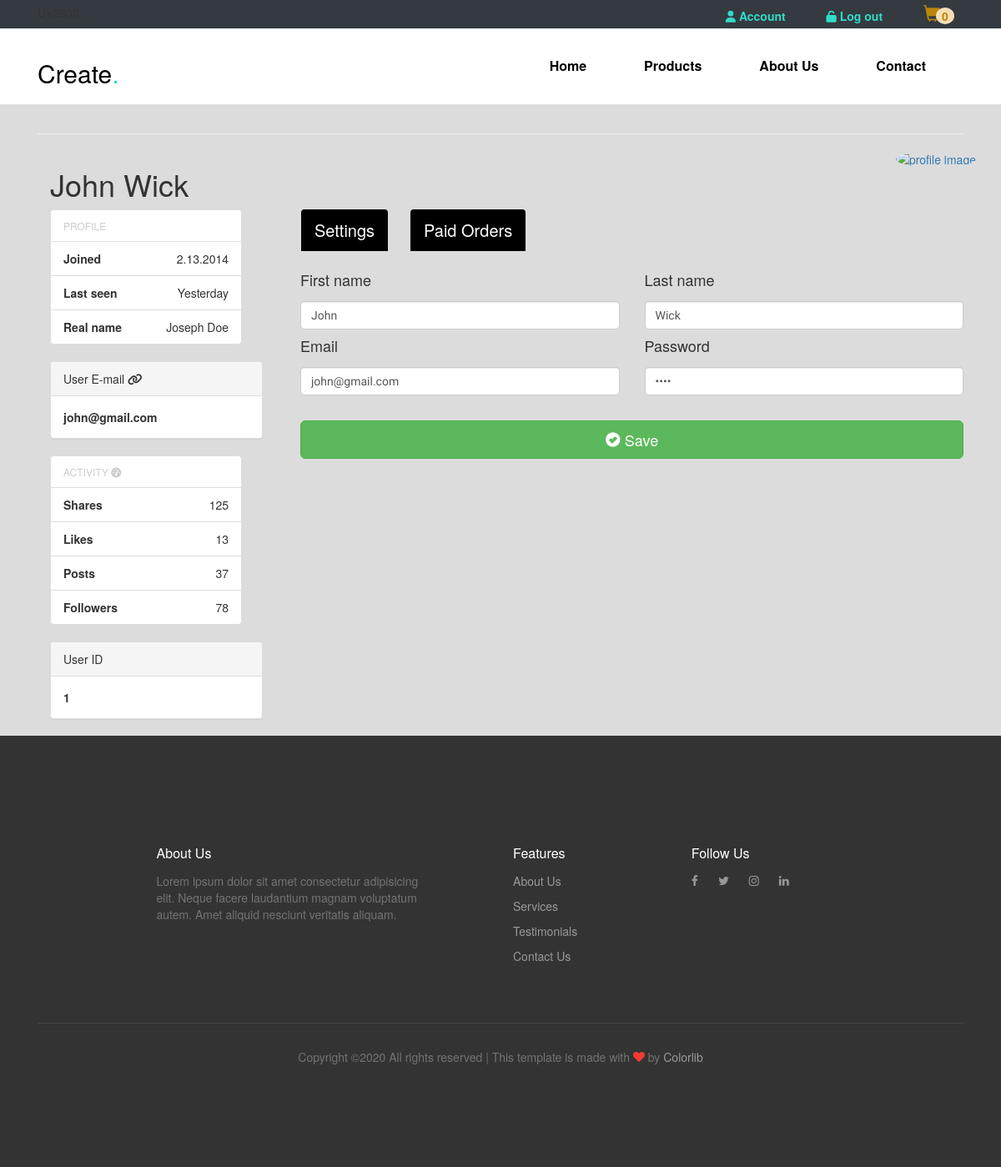
The app's page /userProfile (signed in) with its own data.
### tables this page shows
CREATE TABLE `users` (
  `id` int(11) NOT NULL,
  `first_name` varchar(100) NOT NULL,
  `last_name` varchar(250) NOT NULL,
  `email` varchar(100) NOT NULL,
  `password` varchar(100) NOT NULL,
  `role` varchar(100) NOT NULL,
  `cookie_key` varchar(100) NOT NULL
);

### application/components/View.php (called while the page is built, shortened)
<?php
class View
{
    public $basePath = "application/views/";
    protected $layout;
    public function render($content, $data = [])
    {
        include_once $this->basePath.'layouts/'.$this->layout.'.php';
    }
    public function setLayout($layout)
    {
        $this->layout = $layout;
    }
}

### application/controllers/UserProfileController.php (called while the page is built, shortened)
<?php
class UserProfileController extends Controller
{
    public function indexAction()
    {
        $userId = User::checkLogged();
        $user = User::getUserById($userId);
        $this->view->setTitle('User Profile');
        $this->view->render('userProfile/index',['',$user]);
        return true;
    }
}

### index.php (called while the page is built, shortened)
<?php
$router = new Router();
$router->run();

### application/models/User.php (called while the page is built, shortened)
<?php
class User
{
    public static function getUserById($id)
    {
        $db = Db::getConnection();
        $sql = 'SELECT * FROM users WHERE id = :id';
        $result = $db->prepare($sql);
        $result->bindParam(':id', $id, \PDO::PARAM_INT);
        $result->setFetchMode(\PDO::FETCH_ASSOC);
        $result->execute();
        return $result->fetch();
    }
}

### application/views/userProfile/index.php (the view, shortened to what this page needs)
<div style="padding-top: 105px">
    <hr>
    <div class="container bootstrap snippet">
        <div class="row">
            <div class="col-sm-10">
                <h1><?=$data[1]['first_name'] . ' ' . $data[1]['last_name']?></h1></div>
            <div class="col-sm-2">
                <a href="/users" class="pull-right"><img title="profile image" class="img-circle img-responsive" src="https://bootdey.com/img/Content/avatar/avatar1.png"></a>
            </div>
        </div>
        <div class="row">
            <div class="col-sm-3">
                <ul class="list-group">
                    <li class="list-group-item text-muted">Profile</li>
                    <li class="list-group-item text-right"><span class="pull-left"><strong>Joined</strong></span> 2.13.2014</li>
                    <li class="list-group-item text-right"><span class="pull-left"><strong>Last seen</strong></span> Yesterday</li>
                    <li class="list-group-item text-right"><span class="pull-left"><strong>Real name</strong></span> Joseph Doe</li>
                </ul>
                <div class="panel panel-default">
                    <div class="panel-heading">User E-mail <i class="fa fa-link fa-1x"></i></div>
                    <div class="panel-body"><b><?=$data[1]['email']?></b></div>
                </div>
                <ul class="list-group">
                    <li class="list-group-item text-muted">Activity <i class="fa fa-dashboard fa-1x"></i></li>
                    <li class="list-group-item text-right"><span class="pull-left"><strong>Shares</strong></span> 125</li>
                    <li class="list-group-item text-right"><span class="pull-left"><strong>Likes</strong></span> 13</li>
                    <li class="list-group-item text-right"><span class="pull-left"><strong>Posts</strong></span> 37</li>
                    <li class="list-group-item text-right"><span class="pull-left"><strong>Followers</strong></span> 78</li>
                </ul>
                <div class="panel panel-default">
                    <div class="panel-heading">User ID</div>
                    <div class="panel-body">
                        <b><?=$data[1]['id']?></b>
                    </div>
                </div>
            </div>
            <div class="col-sm-9">
                <ul style="font-size: 20px;" class="nav nav-tabs" id="myTab">
                    <li style=""><a  class="user_prof_tabs" href="#settings" data-toggle="tab">Settings</a></li>
                    <li><a style="margin: 0;" class="user_prof_tabs" href="/userProfile/shippedOrders">Paid Orders</a></li>
                </ul>
                <div class="tab-content">
                    <div class="" id="">
                        <form class="form" action="" method="post" id="registrationForm">
                            <div class="form-group">
                                <div class="col-xs-6">
                                    <label for="first_name">
                                        <h4>First name</h4></label>
                                    <input type="text" value="<?=$data[1]["first_name"];?>" class="form-control" name="first_name" id="first_name" placeholder="first name" title="enter your first name if any.">
                                </div>
                            </div>
                            <div class="form-group">
                                <div class="col-xs-6">
                                    <label for="last_name">
                                        <h4>Last name</h4></label>
                                    <input type="text" value="<?=$data[1]["last_name"];?>" class="form-control" name="last_name" id="last_name" placeholder="last name" title="enter your last name if any.">
                                </div>
                            </div>
                            <div class="form-group">
                                <div class="col-xs-6 pb-3">
                                    <label for="email">
                                        <h4>Email</h4></label>
                                    <input type="email" value="<?=$data[1]["email"];?>" class="form-control" name="email" id="email" placeholder="you@email.com" title="enter your email.">
                                </div>
                            </div>
                            <div class="form-group">
                                <div class="col-xs-6 pb-3">
                                    <label for="password">
                                        <h4>Password</h4></label>
                                    <input type="password" value="<?=$data[1]["password"];?>" class="form-control" name="password" id="password" placeholder="password" title="enter your password.">
                                </div>
                            </div>
                            <div class="form-group">
                                <div class="col-xs-12">
                                    <br>
                                    <button class="btn btn-lg btn-success" name="submit" type="submit"><i class="glyphicon glyphicon-ok-sign"></i> Save</button>
                                </div>
                            </div>
                        </form>
                    </div>
                </div>
            </div>
        </div>
    </div>
</div>

### assets/css/style.css (style rules this page uses)
body { line-height: 1.7; color: #4d4d4d; font-weight: 400; font-size: 1rem; }
a { -webkit-transition: .3s all ease; -o-transition: .3s all ease; transition: .3s all ease; text-decoration: none!important; }
h1, h2, h3, h4, h5, .h1, .h2, .h3, .h4, .h5 { font-family: "Quicksand", -apple-system, BlinkMacSystemFont, "Segoe UI", Roboto, "Helvetica Neue", Arial, sans-serif, "Apple Color Emoji", "Segoe UI Emoji", "Segoe UI Symbol", "Noto Color Emoji"; }
.btn { border-radius: 30px; }
.form-control { height: 43px; border-radius: 30px; font-family: "Quicksand", -apple-system, BlinkMacSystemFont, "Segoe UI", Roboto, "Helvetica Neue", Arial, sans-serif, "Apple Color Emoji", "Segoe UI Emoji", "Segoe UI Symbol", "Noto Color Emoji"; }
.text-muted { color: #ccc !important; font-size: 12px; text-transform: uppercase; }
body { margin: 0; font-family: "Lato", sans-serif; background-color: moccasin; }
h1 { color: cadetblue; font-weight: bold; margin-bottom: 30px; }
ul > li { margin-right:25px;font-weight:lighter;cursor:pointer }
.btn-success { width:100%;border-radius:0; }
.user_prof_tabs { background: black; color: white; margin-left: 16px; }

### records on screen
users: first_name "John", last_name "Wick", email "john@gmail.com", id "1"
